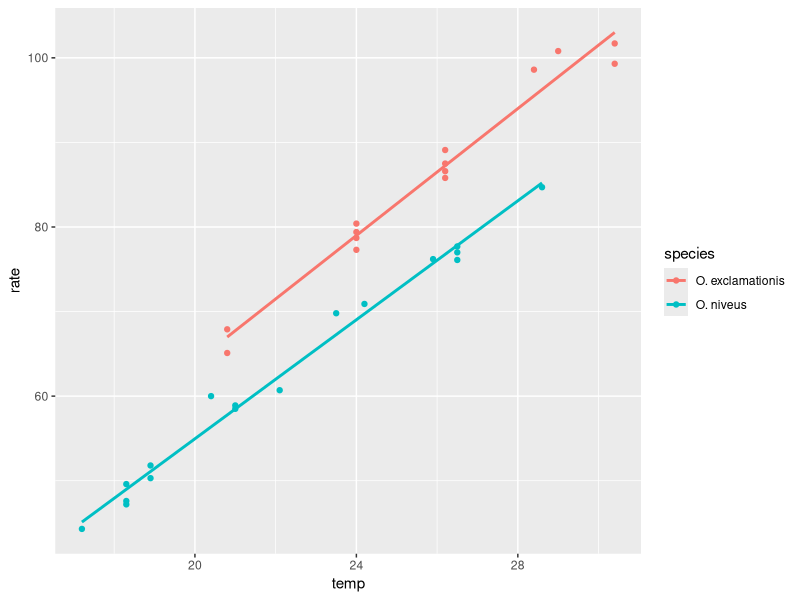
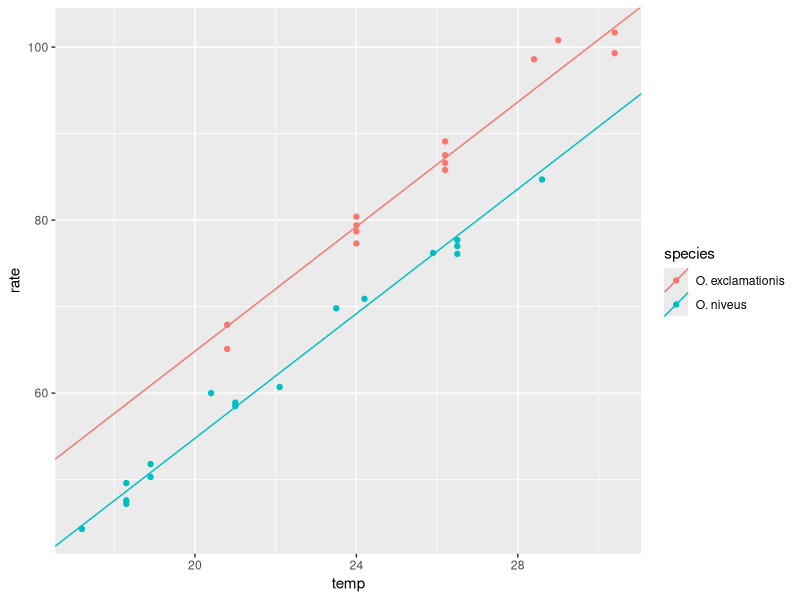

Source code (R) for these figures, in order:
library(tidyverse)
library(modeldata)

data("crickets")
glimpse(crickets)
ggplot(crickets, aes(temp, rate, colour = species)) + 
  geom_point() + 
  geom_smooth(method = "lm", se = FALSE)

model <- lm(rate ~ temp + species, data = crickets)
summary(model)

ggplot(crickets, aes(temp, rate, colour = species)) + 
  geom_point() + 
  geom_abline(aes(slope = 3.60275,
              intercept = -7.21091,
              col = "O. exclamationis")) +
  geom_abline(aes(slope = 3.60275,
              intercept = -7.21091 - 10.06529,
              col = "O. niveus"))

crickets_test <- tibble(species = c("O. exclamationis", "O. niveus"),
                        temp = c(24, 26))
predict(model, crickets_test)
